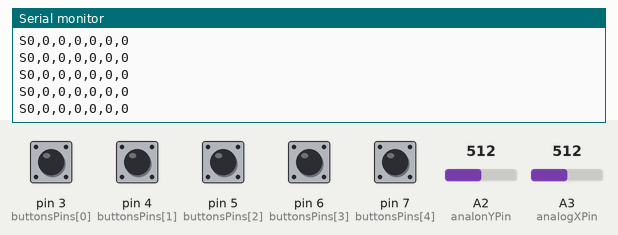
Simulated run of this sketch. Board: Arduino Uno, built with avr-gcc and run on an emulated ATmega328P. Parts: the last lines printed to the serial monitor. The test bench sets the inputs (shaded band); at power-on: pin 3 (buttonsPins[0]), pin 4 (buttonsPins[1]), pin 5 (buttonsPins[2]), pin 6 (buttonsPins[3]), pin 7 (buttonsPins[4]) LOW, A2 (analonYPin) = 512, A3 (analogXPin) = 512.

Above: at 1.2 s.
1.3 s: A2 (analonYPin) set to 716
At 1.8 s:
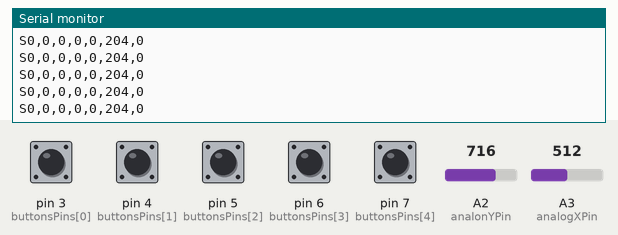
2.8 s: A2 (analonYPin) set to 511
At 3.3 s:
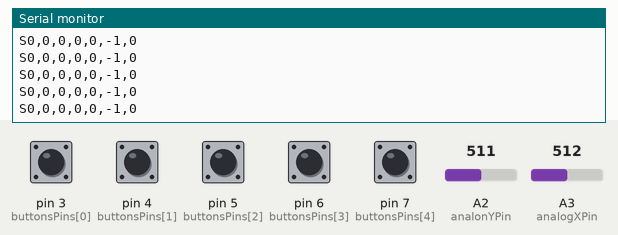
5.8 s: A3 (analogXPin) set to 716
At 6.6 s:
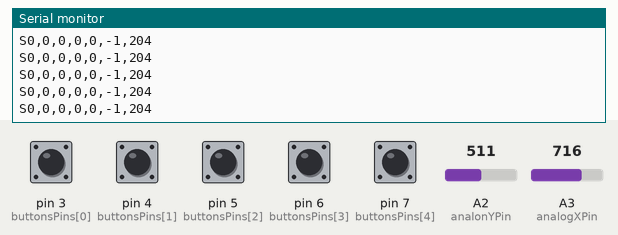
7.3 s: pin 3 (buttonsPins[0]) pulled HIGH for 0.15 s
8.9 s: pin 4 (buttonsPins[1]) pulled HIGH for 0.15 s
10.5 s: pin 5 (buttonsPins[2]) pulled HIGH for 0.15 s
Timing chart, 0 to 13.1 s (numbered marks = the images above; inputs shaded):
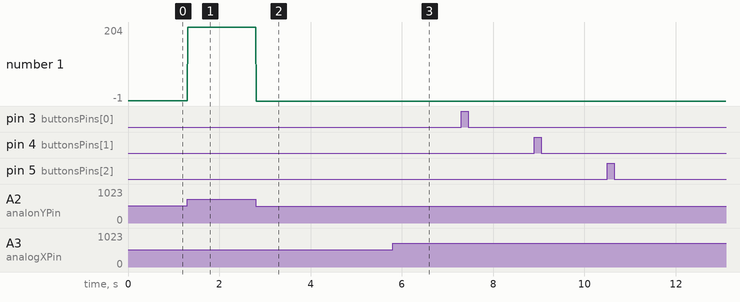

Measured:
- after the input at 1.3 s, the serial monitor: prints a new line at once (image 1)
- after the input at 2.8 s, the serial monitor: prints a new line at once (image 2)
- after the input at 5.8 s, the serial monitor: prints a new line at once (image 3)
- plotted number 1: 0 → 204 after the input at 1.3 s, 204 → -1 after the input at 2.8 s

The sketch:

newJoystick.ino
```cpp
// Space, W, A, S, D in order
const int buttonsPins[] = {3,4,5,6,7};
const int SIZE = 5;
const int analogXPin = A3;
const int analonYPin = A2;

int initialX, initialY;

void setup() {

  for(int i = 0;i<SIZE;i++) {
    pinMode(buttonsPins[i], INPUT);
  }
  Serial.begin(115200);
  initialX = analogRead(A2);
  initialY = analogRead(A3);

}

void loop() {
    int x_value = analogRead(A2)-initialX;
    int y_value = analogRead(A3)-initialY;
    Serial.print("S");
    for(int i = 0;i<SIZE;i++) {
      Serial.print(String(digitalRead(buttonsPins[i])));
      Serial.print(",");
    }
    Serial.println(String(x_value)+ "," + String(y_value));
   delay(10);
}
```
